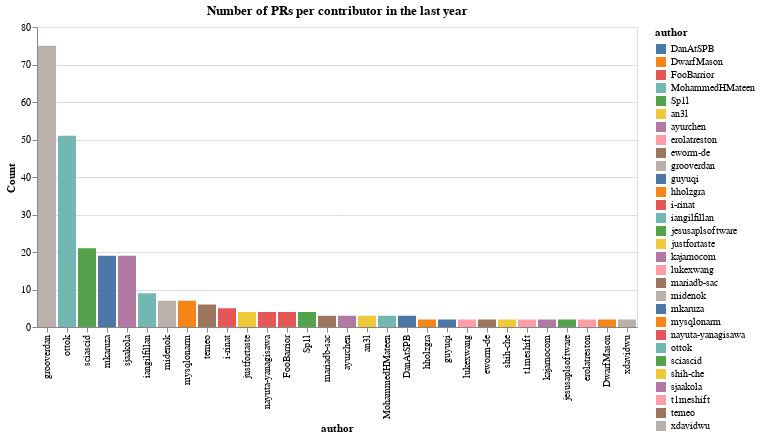

Notebook code cell kept with this figure:
### Markdown cell above
# **Top 30 PR authors in the last year**

### Code cell
prs = pd.read_csv('./data/lastyear_github.csv')

def count(group):
    x = group.iloc[0]
    x['Count'] = len(group)
    return x
prs_count = prs.groupby('author').apply(count).sort_values(by=['Count'], ascending=False).head(30)

alt.Chart(data=prs_count, title=f'Number of PRs per contributor in the last year').mark_bar().encode(
    x=alt.X('author', sort='-y'),
    y='Count',
    color='author')
